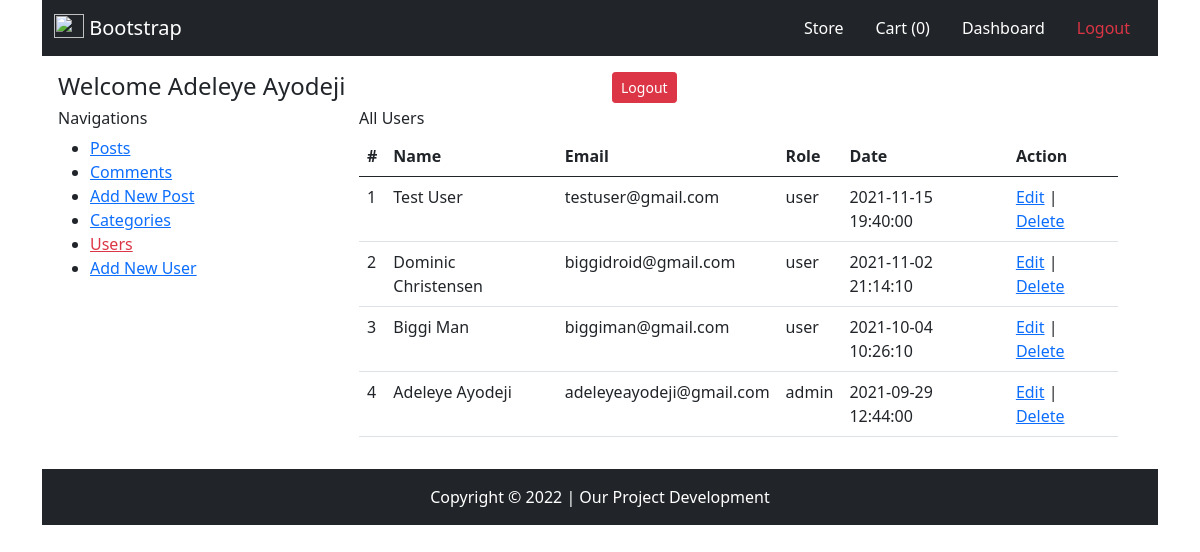
Screenshot of /users.php (signed in) with the database file from the repository.
### tables this page shows
CREATE TABLE IF NOT EXISTS `users` (
  `id` int(11) NOT NULL AUTO_INCREMENT,
  `name` varchar(1000) DEFAULT NULL,
  `email` varchar(1000) DEFAULT NULL,
  `password` varchar(1000) DEFAULT NULL,
  `role` varchar(1000) NOT NULL DEFAULT 'user',
  `timestamp` timestamp NOT NULL DEFAULT CURRENT_TIMESTAMP,
  PRIMARY KEY (`id`)
);

### users.php (the view, shortened to what this page needs)
<?php
require "inc/header.php";
?>
<div class="container">
    <?php
require './pages/header-home.php';
include "inc/process.php";
?>
    <div class="container p-3">
        <div class="row">
            <div class="col-12">
                <div class="row">
                    <div class="col-6">
                        <h4>Welcome <?php echo $_SESSION["user"]["name"]; ?></h4>
                    </div>
                    <div class="col-6">
                        <a href="logout.php" class="btn btn-sm btn-danger">Logout</a>
                    </div>
                </div>
            </div>
            <div class="col-3">
                <h6>Navigations</h6>
                <ul>
                    <li>
                        <a href="posts.php">Posts</a>
                    </li>
                    <li>
                        <a href="comments.php">Comments</a>
                    </li>
                    <li>
                        <a href="new-post.php">Add New Post</a>
                    </li>
                    <li>
                        <a href="category.php">Categories</a>
                    </li>
                    <li>
                        <a href="users.php" class="text-danger">Users</a>
                    </li>
                    <li>
                        <a href="new-user.php">Add New User</a>
                    </li>
                </ul>
            </div>
            <div class="col-9">
                <div class="container">
                    <h6>All Users</h6>
                    <table class="table">
                        <thead>
                            <tr>
                                <th scope="col">#</th>
                                <th scope="col">Name</th>
                                <th scope="col">Email</th>
                                <th scope="col">Role</th>
                                <th scope="col">Date</th>
                                <th scope="col">Action</th>
                            </tr>
                        </thead>
                        <tbody>
                            <?php
                            $sql = "SELECT * FROM users ORDER BY id DESC";
                            $query = mysqli_query($connection, $sql);
                            $count = 1;
                            while ($result = mysqli_fetch_assoc($query)) {
                                ?>
                            <tr>
                                <td scope="row"><?php echo $count ?></td>
                                <td scope="row">
                                    <?php echo $result["name"] ?>
                                </td>
                                <td>
                                    <?php echo $result["email"] ?>
                                </td>
                                <td>
                                    <?php echo $result["role"] ?>
                                </td>
                                <td>
                                    <?php echo $result["timestamp"] ?>
                                </td>
                                <td>
                                    <a href="edit-user.php?edit_user_id=<?php echo $result["id"] ?>">Edit</a>
                                    |
                                    <a href="?delete_user=<?php echo $result["id"] ?>">Delete</a>
                                </td>
                            </tr>
                            <?php
                            $count++;
                            }
                            ?>
                        </tbody>
                    </table>
                </div>
            </div>
        </div>
    </div>
    <?php
require './pages/footer-home.php';
?>
</div>
<?php
require "inc/footer.php";
?>

### rows the page displays
users: name "Test User", email "testuser@gmail.com", role "user", timestamp "2021-11-15 19:40:00"
users: name "Dominic Christensen", email "biggidroid@gmail.com", role "user", timestamp "2021-11-02 21:14:10"
users: name "Biggi Man", email "biggiman@gmail.com", role "user", timestamp "2021-10-04 10:26:10"
users: name "Adeleye Ayodeji", email "adeleyeayodeji@gmail.com", role "admin", timestamp "2021-09-29 12:44:00"

### other values shown
$_SESSION["user"]["name"] "Adeleye Ayodeji"
